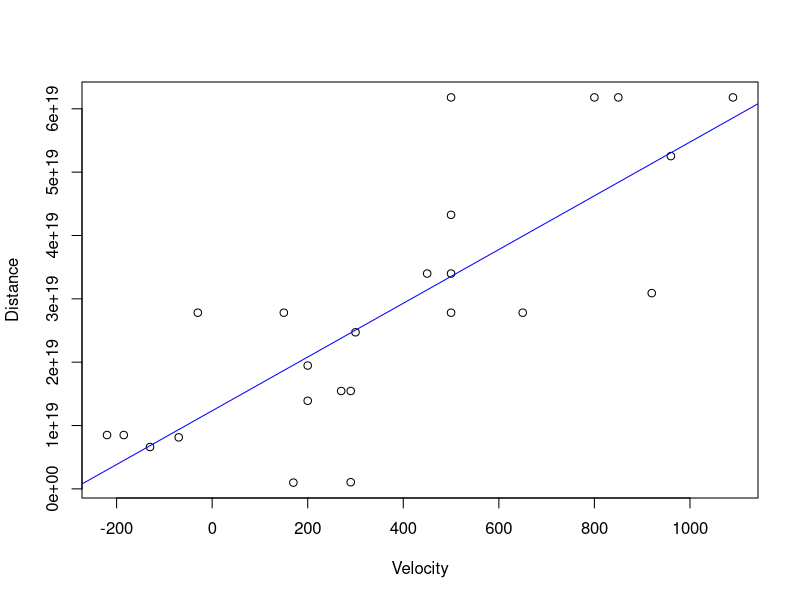

Write R code to recreate this figure. (Note: this script raises an error after producing the figure.)
library(tidyr)
library(dplyr)
library(ggplot2)
#1
Nebula<-c("S. Mag","L. Mag","NGC 6822","NGC 598","NGC 221","NGC 224","NGC 5457","NGC 4736",
          "NGC 5194","NGC 4449","NGC 4214","NGC 3031","NGC 3627","NGC 4626","NGC 5236",
          "NGC 1068","NGC 5055","NGC 7331","NGC 4258","NGC 4151","NGC 4382","NGC 4472",
          "NGC 4486","NGC 4649")
Velocity<-c(170,290,-130,-70,-185,-220,200,290,270,200,300,-30,650,150,500,920,450,500,500,
            960,500,850,800,1090)
Distance<-c(0.032,0.034,0.214,0.263,0.275,0.275,0.450,0.500,0.500,0.630,0.800,0.900,0.900,
            0.900,0.900,1.000,1.100,1.100,1.400,1.700,2.000,2.000,2.000,2.000)
Distance<- 30.9e18*Distance

plot(Velocity,Distance)

#2
a<-data.frame(Nebula,Velocity,Distance)
bigbang<-as_tibble(a)
model <- lm(Distance ~ Velocity, data = bigbang)
abline(model,col="blue")
#3
#问蒋浩同学，他告诉我lm模型-1令截距为0
model_1 <- lm(Distance ~ Velocity-1, data = bigbang)
summary(model_1)
#根据大爆炸理论，宇宙诞生时，红移距离应该为0，之后红移距离应该越来越大

age<-(model_new$coefficients/60/60/24/365)
#paste函数是蒋浩同学提供的思路
print(paste("The age of the universe is",age,"years old"))

#4
#数据中不同的速度对应着相同的距离，存在问题，提升数据精度可以得到更好的回归曲线，也能预测的更准